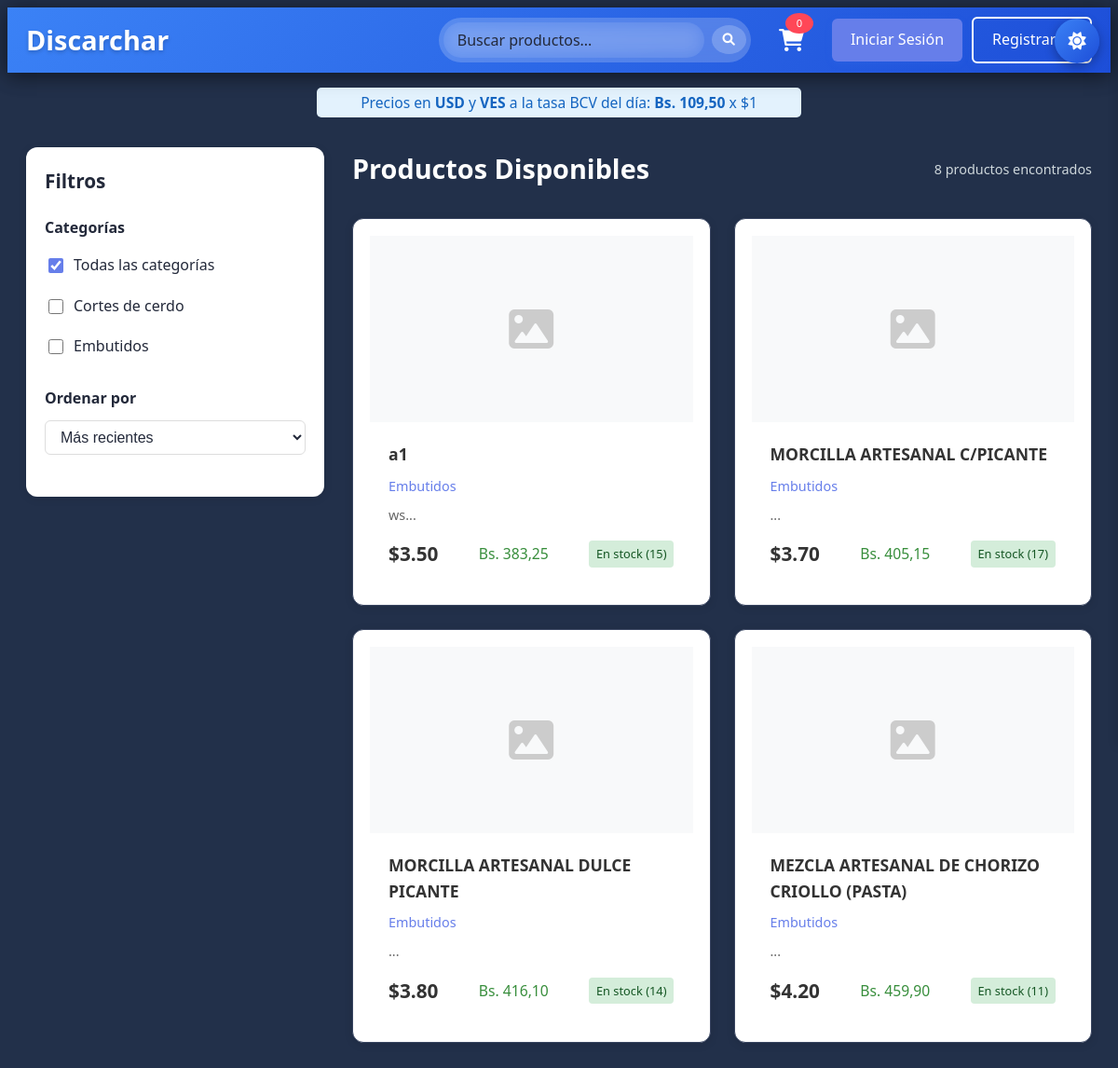
Screenshot of /php/shop.php with the database file from the repository.
### tables this page shows
CREATE TABLE `categories` (
  `id` int(11) NOT NULL,
  `name` varchar(100) NOT NULL,
  `description` text DEFAULT NULL,
  `image_url` varchar(255) DEFAULT NULL,
  `is_active` tinyint(1) DEFAULT 1,
  `created_at` timestamp NOT NULL DEFAULT current_timestamp()
);

CREATE TABLE `products` (
  `id` int(11) NOT NULL,
  `name` varchar(200) NOT NULL,
  `description` text DEFAULT NULL,
  `price` decimal(10,2) NOT NULL,
  `stock_quantity` int(11) DEFAULT 0,
  `category_id` int(11) DEFAULT NULL,
  `image_url` varchar(255) DEFAULT NULL,
  `is_active` tinyint(1) DEFAULT 1,
  `created_at` timestamp NOT NULL DEFAULT current_timestamp(),
  `updated_at` timestamp NOT NULL DEFAULT current_timestamp() ON UPDATE current_timestamp()
);

### incluye/functions.php (called while the page is built, shortened)
<?php
function is_logged_in() {
    return isset($_SESSION['user_id']);
}
?>

### incluye/bcv.php (called while the page is built, shortened)
<?php
function get_bcv_rate() {
    $respaldo = 109.50;
    $cache_file = __DIR__ . '/../bcv_rate_cache.json';
    return $respaldo;
}

### php/shop.php (the view, shortened to what this page needs)
<?php
require_once 'config/database.php';
require_once 'includes/functions.php';
require_once 'includes/bcv.php';
$tasa_bcv = get_bcv_rate();
$sort = $_GET['sort'] ?? 'newest';
$selected_categories = [];
$order_by = 'p.created_at DESC';
switch ($sort) {
    case 'newest':
    default:
        $order_by = 'p.created_at DESC';
        break;
}
$where_categories = '';
$params = [];
$stmt = $pdo->prepare("
    SELECT p.*, c.name as category_name
    FROM products p
    LEFT JOIN categories c ON p.category_id = c.id
    WHERE p.is_active = 1 $where_categories
    ORDER BY $order_by
");
$stmt->execute($params);
$products = $stmt->fetchAll();
$stmt = $pdo->prepare("
    SELECT c.* FROM categories c
    INNER JOIN products p ON c.id = p.category_id
    WHERE c.is_active = 1 AND p.is_active = 1
    GROUP BY c.id
    ORDER BY c.name ASC
");
$stmt->execute();
$categories = $stmt->fetchAll();
$show_all_categories = count($categories) > 1;
$isLoggedIn = is_logged_in();
$userRole = $isLoggedIn ? $_SESSION['user_role'] : 'guest';
?>
<!DOCTYPE html>
<html lang="es">
<head>
    <link rel="stylesheet" href="css/style.css">
    <link rel="stylesheet" href="css/shop.css">
    <link rel="stylesheet" href="https://cdnjs.cloudflare.com/ajax/libs/font-awesome/6.0.0/css/all.min.css">
</head>
<body>
    <header class="header">
        <nav class="navbar">
            <div class="nav-container">
                <h1 class="nav-logo">Discarchar</h1>
                <div class="nav-menu">
                    <div class="search-container">
                        <input type="text" id="searchInput" placeholder="Buscar productos..." class="search-input">
                        <button class="search-btn"><i class="fas fa-search"></i></button>
                    </div>
                    <div class="cart-icon" onclick="toggleCart()">
                        <i class="fas fa-shopping-cart"></i>
                        <span class="cart-count" id="cartCount">0</span>
                    </div>
                    <?php if ($isLoggedIn): ?>
                        <div class="user-menu">
                            <span class="welcome-text">Hola, <?php echo htmlspecialchars($_SESSION['username']); ?></span>
                            <?php if ($userRole === 'admin'): ?>
                                <a href="admin/dashboard.php" class="btn btn-secondary">Admin</a>
                            <?php endif; ?>
                            <a href="dashboard.php" class="btn btn-secondary">Mi Cuenta</a>
                            <a href="logout.php" class="btn btn-outline">Cerrar Sesión</a>
                        </div>
                    <?php else: ?>
                        <div class="auth-buttons">
                            <a href="login.php" class="btn btn-primary">Iniciar Sesión</a>
                            <a href="register.php" class="btn btn-outline">Registrarse</a>
                        </div>
                    <?php endif; ?>
                </div>
            </div>
        </nav>
    </header>
    <div style="background: #e3f2fd; color: #1565c0; padding: 6px 10px; border-radius: 5px; margin: 16px auto 12px auto; text-align: center; font-size: 0.98rem; line-height: 1.3; max-width: 500px;">
        Precios en <b>USD</b> y <b>VES</b> a la tasa BCV del día: <b>Bs. <?php echo number_format($tasa_bcv, 2, ',', '.'); ?></b> x $1
    </div>
    <main class="main-content">
        <aside class="filters-sidebar">
            <div class="filter-section">
                <h3>Filtros</h3>
                <form id="filtersForm" method="get" style="margin:0;">
                    <div class="filter-group">
                        <h4>Categorías</h4>
                        <div class="category-filters">
                            <?php if ($show_all_categories): ?>
                            <label class="filter-checkbox">
                                <input type="checkbox" value="all" id="allCategories" <?php if (empty($selected_categories)) echo 'checked'; ?> onclick="toggleAllCategories(this)">
                                <span>Todas las categorías</span>
                            </label>
                            <?php endif; ?>
                            <?php foreach ($categories as $category): ?>
                            <label class="filter-checkbox">
                                <input type="checkbox" name="categories[]" value="<?php echo $category['id']; ?>" <?php if (in_array($category['id'], $selected_categories)) echo 'checked'; ?> onclick="document.getElementById('filtersForm').submit()">
                                <span><?php echo htmlspecialchars($category['name']); ?></span>
                            </label>
                            <?php endforeach; ?>
                        </div>
                    </div>
                    <div class="filter-group">
                        <h4>Ordenar por</h4>
                        <select id="sortSelect" name="sort" onchange="document.getElementById('filtersForm').submit()">
                            <option value="newest" <?php if($sort=='newest') echo 'selected'; ?>>Más recientes</option>
                        </select>
                    </div>
                </form>
            </div>
        </aside>
        <section class="products-section">
            <div class="products-header">
                <h2>Productos Disponibles</h2>
                <div class="products-count">
                    <span id="productsCount"><?php echo count($products); ?></span> productos encontrados
                </div>
            </div>
            <div class="products-grid" id="productsGrid">
                <?php foreach ($products as $product): ?>
                <div class="product-card" data-category="<?php echo $product['category_id']; ?>" data-price="<?php echo $product['price']; ?>" data-name="<?php echo strtolower($product['name']); ?>">
                    <div class="product-image">
                        <?php if ($product['image_url']): ?>
                            <img src="<?php echo htmlspecialchars($product['image_url']); ?>" alt="<?php echo htmlspecialchars($product['name']); ?>">
                        <?php else: ?>
                            <div class="product-placeholder">
                            </div>
                        <?php endif; ?>
                    </div>
                    <div class="product-info">
                        <h3 class="product-name"><?php echo htmlspecialchars($product['name']); ?></h3>
                        <p class="product-category"><?php echo htmlspecialchars($product['category_name']); ?></p>
                        <p class="product-description"><?php echo htmlspecialchars(substr($product['description'], 0, 100)) . '...'; ?></p>
                        <div class="product-price">
                            <span class="price">$<?php echo number_format($product['price'], 2); ?></span>
                            <span class="price-ves" style="display:block; color:#388e3c; font-size:0.98em;">
                                Bs. <?php echo number_format($product['price'] * $tasa_bcv, 2, ',', '.'); ?>
                            </span>
                            <?php if ($product['stock_quantity'] > 0): ?>
                                <span class="stock in-stock">En stock (<?php echo $product['stock_quantity']; ?>)</span>
                            <?php else: ?>
                                <span class="stock out-of-stock">Sin stock</span>
                            <?php endif; ?>
                        </div>
                    </div>
                </div>
                <?php endforeach; ?>
            </div>
        </section>
    </main>
</body>
</html>

### css/style.css (style rules this page uses)
:root { --color-bg: #0f172a; --color-panel: #1e293b; --color-panel-hover: #334155; --color-primary: #3b82f6; --color-primary-dark: #2563eb; --color-primary-light: #60a5fa; --color-secondary: #10b981; --color-secondary-dark: #059669; --color-success: #22c55e; --color-warning: #f59e0b; --color-error: #ef4444; --color-border: #334155; --color-border-light: #475569; --color-text: #f8fafc; --color-text-secondary: #cbd5e1; --color-text-muted: #94a3b8; --color-shadow: rgba(0, 0, 0, 0.3); --color-shadow-light: rgba(0, 0, 0, 0.1); --color-overlay: rgba(15, 23, 42, 0.8); --gradient-primary: linear-gradient(135deg, #3b82f6 0%, #1d4ed8 100%); --gradient-secondary: linear-gradient(135deg, #10b981 0%, #059669 100%); --gradient-panel: linear-gradient(135deg, #1e293b 0%, #334155 100%); --transition-fast: 0.2s ease; --transition-normal: 0.3s ease; --transition-slow: 0.5s ease; }
body { background: var(--color-bg); color: var(--color-text); font-family: 'Inter', 'Segoe UI', Arial, sans-serif; transition: background var(--transition-normal), color var(--transition-normal); line-height: 1.6; }
.header, .footer { background: var(--gradient-primary); color: #fff; box-shadow: 0 2px 20px var(--color-shadow); }
.header .logo, .header h1, .header-title { color: #fff !important; }
a, .link { color: var(--color-primary); text-decoration: none; transition: color var(--transition-fast); }
.card, .panel, .product-card { background: var(--color-panel); border-radius: 16px; box-shadow: 0 4px 20px var(--color-shadow); padding: 24px; color: var(--color-text); border: 1px solid var(--color-border); transition: all var(--transition-normal); backdrop-filter: blur(10px); }
.btn, .btn-primary, .btn-secondary, .btn-warning, .btn-outline { border-radius: 8px; font-weight: 600; font-size: 1rem; padding: 12px 24px; border: none; transition: all var(--transition-normal); cursor: pointer; display: inline-flex; align-items: center; gap: 8px; text-decoration: none; }
.btn-primary { background: var(--gradient-primary); color: #fff; box-shadow: 0 4px 12px rgba(59, 130, 246, 0.3); }
.btn-outline { background: transparent; color: var(--color-primary); border: 2px solid var(--color-primary); }
input, select, textarea { background: var(--color-panel); border: 2px solid var(--color-border); border-radius: 8px; padding: 12px 16px; color: var(--color-text); font-size: 1rem; transition: all var(--transition-normal); width: 100%; }
input::placeholder, textarea::placeholder { color: var(--color-text-muted); }
.navbar { background: var(--gradient-primary) !important; color: #fff; box-shadow: 0 4px 20px var(--color-shadow); position: sticky; top: 0; z-index: 1000; backdrop-filter: blur(10px); }
.navbar * { color: #fff !important; }
.nav-container { max-width: 1200px; margin: 0 auto; padding: 0 20px; display: flex; justify-content: space-between; align-items: center; height: 70px; }
.nav-logo { color: #fff !important; font-size: 1.8rem; font-weight: bold; text-shadow: 0 2px 4px rgba(0, 0, 0, 0.2); }
.nav-menu { display: flex; align-items: center; gap: 20px; }
.search-input { background: rgba(255, 255, 255, 0.9); color: var(--color-text); border-radius: 25px; border: none; padding: 10px 20px; font-size: 1rem; margin-right: 8px; min-width: 200px; backdrop-filter: blur(10px); transition: all var(--transition-normal); }
.search-input::placeholder { color: var(--color-text-muted); }
.card, .panel, .product-card { animation: fadeIn 0.6s ease; }
.btn, .btn-primary { display: flex; justify-content: center; align-items: center; text-align: center; }

### rows the page displays
categories: name "Cortes de cerdo"
categories: name "Embutidos"
products: name "a1", category.name "Embutidos", description "ws", price "3.50", $product['price']*$tasa_bcv "383,25", stock_quantity "15"
products: name "MORCILLA ARTESANAL C/PICANTE", category.name "Embutidos", price "3.70", $product['price']*$tasa_bcv "405,15", stock_quantity "17"
products: name "MORCILLA ARTESANAL DULCE PICANTE", category.name "Embutidos", price "3.80", $product['price']*$tasa_bcv "416,10", stock_quantity "14"
products: name "MEZCLA ARTESANAL DE CHORIZO CRIOLLO (PASTA)", category.name "Embutidos", price "4.20", $product['price']*$tasa_bcv "459,90", stock_quantity "11"

### other values shown
$tasa_bcv "109,50"
count($products) "8"
